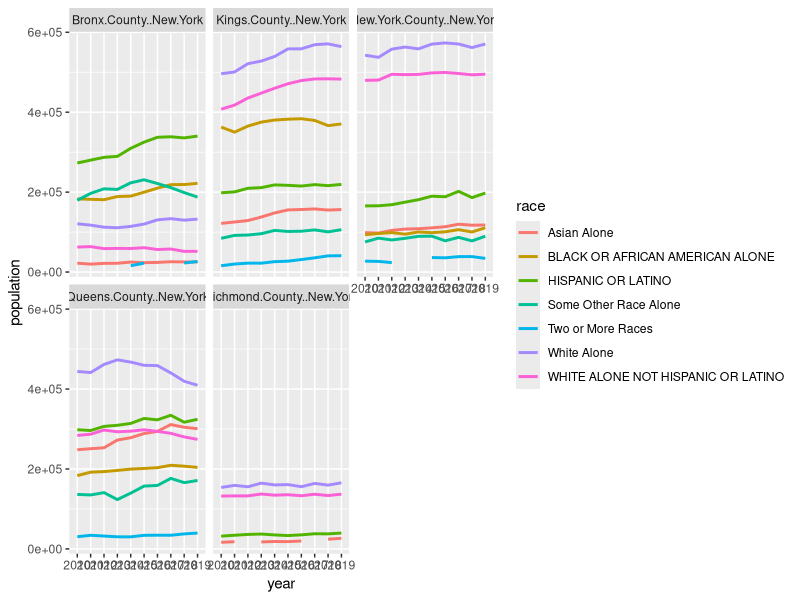

Reproduce this figure in R.
## ---- chunk 1
library(tidyverse)
## ---- chunk 2
race = read.csv(file = 'race.csv')
race$X <- NULL
colnames(race)
## ---- chunk 3
race.long <-
  race %>% pivot_longer(cols = !c("Label", "race", "year"), names_to = "borough", values_to = "population")
## ---- chunk 4
race.long$Label <- as.factor(race.long$Label)
race.long$race <- as.factor(race.long$race)
race.long$year <- as.factor(race.long$year)
race.long$borough <- as.factor(race.long$borough)
## ---- chunk 5
#
ggplot(data = race.long[race.long$Label=="Total:",])+
  facet_wrap(~borough)+ 
  geom_line(aes(x = year,y = population, group = race, color = race ),size = 1)
